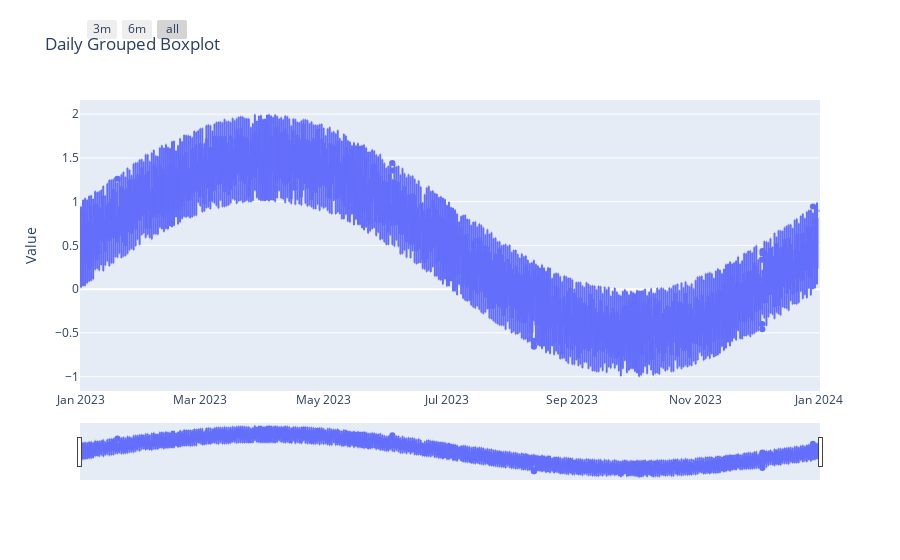

The notebook cell this image was saved under:
### Code cell
import plotly.graph_objs as go

# Group values by day and calculate daily means

# Create boxplot trace
boxplot_trace = go.Box(y=df['value'], x=df.index.date)

# Create layout
layout = go.Layout(title='Daily Grouped Boxplot', yaxis=dict(title='Value'))

# Create figure
fig = go.Figure(data=[boxplot_trace], layout=layout)
fig.update_xaxes(rangeslider_visible=True,
                 rangeselector=dict(
                     buttons=list([
                         dict(count=3, label="3m", step="month", stepmode="backward"),
                         dict(count=6, label="6m", step="month", stepmode="backward"),
                         dict(step="all")]), xanchor='left',yanchor='bottom', y=1.16, x=.01))
# Show figure
fig.show()

### Figure 1 — Plotly figure (JSON) as saved in the notebook; plotly's stock layout.template omitted (floating-point values rounded to 4 significant figures; data arrays with more than 128 entries replaced by an {"elided": "..."} marker saying what was removed)
{"data": [{"type": "box", "x": {"elided": "8761 str values"}, "y": {"elided": "8761 float values"}}], "layout": {"title": {"text": "Daily Grouped Boxplot"}, "xaxis": {"rangeselector": {"buttons": [{"count": 3, "label": "3m", "step": "month", "stepmode": "backward"}, {"count": 6, "label": "6m", "step": "month", "stepmode": "backward"}, {"step": "all"}], "x": 0.01, "xanchor": "left", "y": 1.16, "yanchor": "bottom"}, "rangeslider": {"visible": true}}, "yaxis": {"title": {"text": "Value"}}}}
